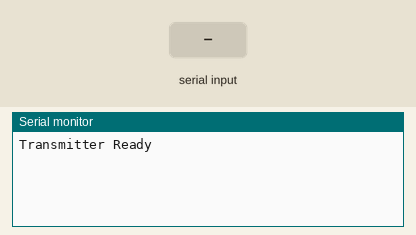
This sketch was run on a simulated Arduino Uno, built with avr-gcc and run on an emulated ATmega328P. Parts: the last lines printed to the serial monitor. Inputs (shaded band) come from the test bench. No radio packets arrive unless stated.

Above: at 1.2 s.
1.3 s: "1" received over the second serial link
At 1.6 s:
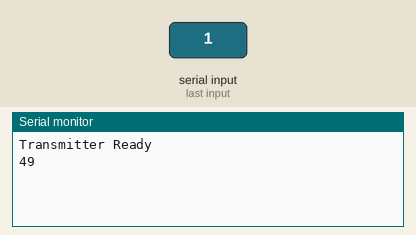
2.8 s: "0" received over the second serial link
At 4.0 s:
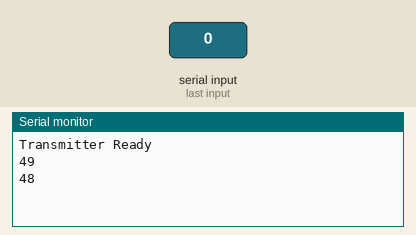
4.3 s: "2" received over the second serial link
At 5.1 s:
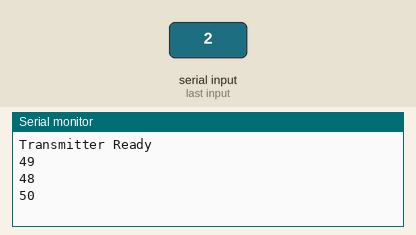

Measured:
- after the input at 1.3 s, the serial monitor: prints a new line at once (image 1)
- after the input at 2.8 s, the serial monitor: prints a new line at once (image 2)
- after the input at 4.3 s, the serial monitor: prints a new line at once (image 3)

The sketch:

Wireless_Module-Transmitter-2_C64.ino
```cpp
// ***********************************
// * C 6 4   RS232 to Arduino UNO    *
// *  Then transmit via Wireless     *
// * Communication Using NRF24L01    *
// * to a 2nd NRF24L01 connected to  *
// * a 2nd Arduino UNO (reciever)    *
// *  Code for Master (Arduino UNO)  *
// *       By Steve Smit             *
// * Version 1-2 - 18th Sep 2021     *
// * Test responses to byte commands *
// ***********************************

//Include Libraries
#include <SoftwareSerial.h>
#include <SPI.h>
#include <nRF24L01.h>
#include <RF24.h>

//create an RF24 object
RF24 radio(9, 8);  // CE, CSN

//address through which two modules communicate.
const byte address[6] = "00001";

SoftwareSerial mySerial(2,3); // Rx, Tx
char myCharIN;
int myByteIN;
char myCharOUT;
int myByteOUT;


void setup()
{
  while (!Serial);{
    ; // wait for serial port to connect. Needed for Native USB only
  }
  Serial.begin(9600);
  mySerial.begin(1200);
  radio.begin();
  radio.openWritingPipe(address); //set the address
  radio.stopListening();  //Set module as transmitter
  Serial.println("Transmitter Ready");
}


void loop()
{
  if (mySerial.available()) {
    myByteIN = mySerial.read();

  //Send message to receiver
  // const char text[] = "Commodore 64";
  // radio.write(&text, sizeof(text));
  Serial.println(myByteIN);
  radio.write(&myByteIN, sizeof(myByteIN));

  delay(10);
  }
}
```
